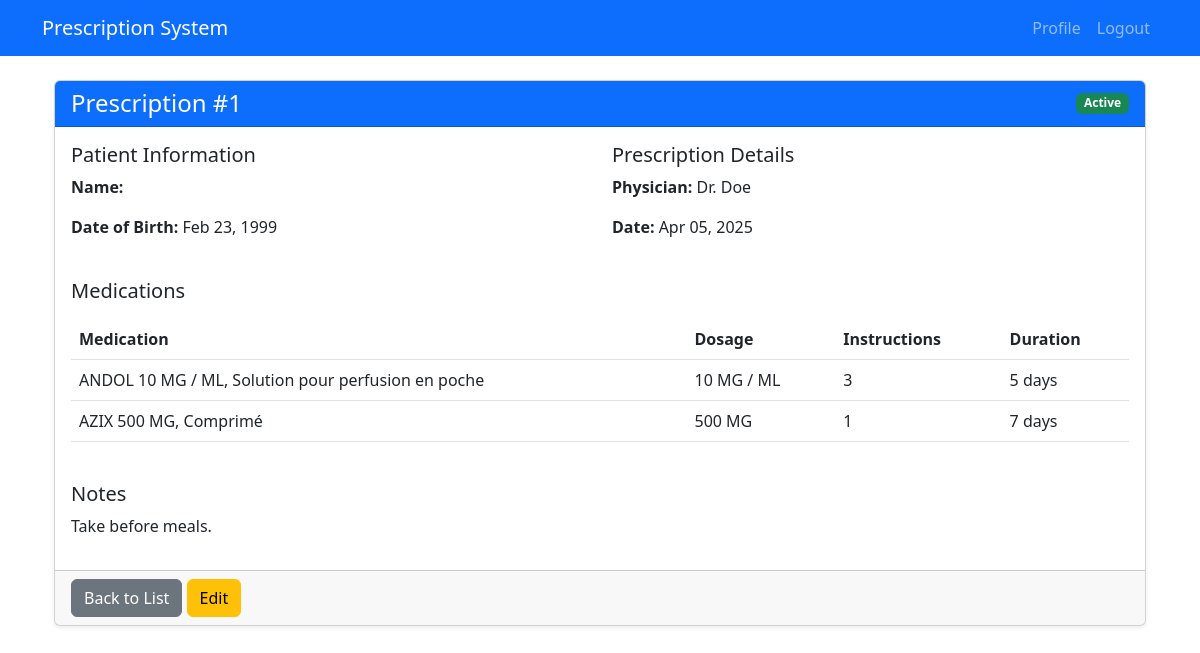
Screenshot of /prescriptions/1/ (signed in) with the database file from the repository.
### prescriptions/models.py (models this page shows, shortened)
class Prescription(models.Model):
    patient = models.ForeignKey('patients.Patient', on_delete=models.CASCADE)
    physician = models.ForeignKey('physicians.Physician', on_delete=models.CASCADE)
    date = models.DateField(auto_now_add=True)
    is_active = models.BooleanField(default=True)
    notes = models.TextField(blank=True, null=True)

class PrescriptionMedication(models.Model):
    prescription = models.ForeignKey('prescriptions.Prescription', on_delete=models.CASCADE)
    medication = models.ForeignKey('medications.Medication', on_delete=models.CASCADE)
    dosage_instruction = models.TextField()
    duration_days = models.PositiveIntegerField()
    refills = models.PositiveIntegerField(default=0)

### patients/models.py (models this page shows, shortened)
class Patient(models.Model):
    GENDER_CHOICES = [
        ('M', 'Male'),
        ('F', 'Female'),
        ('O', 'Other'),
    ]
    physicians = models.ManyToManyField(
        'physicians.Physician',
        related_name='patients'
    )
    first_name = models.CharField(max_length=150)
    last_name = models.CharField(max_length=150)
    email = models.EmailField(unique=True)
    phone = models.CharField(max_length=15, unique=True)
    birthday = models.DateField()
    gender = models.CharField(max_length=1, choices=GENDER_CHOICES)
    weight = models.IntegerField()
    created_at = models.DateTimeField(auto_now_add=True)

### physicians/models.py (models this page shows, shortened)
class Physician(AbstractUser):
    objects = PhysicianManager()
    username = None
    email = models.EmailField('email address', unique=True)
    first_name = models.CharField(max_length=150)
    last_name = models.CharField(max_length=150)
    phone = models.CharField(max_length=15)
    specialty = models.CharField(max_length=150)
    hospital = models.CharField(max_length=150)
    university = models.CharField(max_length=150)
    USERNAME_FIELD = 'email'
    REQUIRED_FIELDS = []

### medications/models.py (models this page shows, shortened)
class Medication(models.Model):
    name = models.CharField(max_length=200)
    presentation = models.CharField(max_length=100)
    dosage = models.CharField(max_length=50)
    distributor = models.CharField(max_length=100)
    composition = models.TextField(blank=True)
    family = models.CharField(max_length=100)
    status = models.CharField(max_length=50)
    atc_code = models.CharField(max_length=15)
    public_price = models.DecimalField(
        max_digits=10,
        decimal_places=2,
        null=True,
        blank=True,
        default=None
    )
    hospital_price = models.DecimalField(
        max_digits=10,
        decimal_places=2,
        null=True,
        blank=True,
        default=None
    )
    table = models.CharField(max_length=1)
    indication = models.TextField()

### prescriptions/views.py (the view)
# urls.py: path('prescriptions/<int:pk>/', PrescriptionTemplateDetailView.as_view(), name='prescription-detail'),
class PrescriptionTemplateDetailView(DetailView):
    model = Prescription
    template_name = 'prescriptions/detail.html'
    context_object_name = 'prescription'
    def get_queryset(self):
        queryset = super().get_queryset()
        user = self.request.user
        return queryset.filter(physician=user)
    def get(self, request, *args, **kwargs):
        try:
            return super().get(request, *args, **kwargs)
        except Http404:
            messages.error(request, "Prescription not found or you don't have permission to view it")
            return redirect('prescription-list')

### prescriptions/templates/prescriptions/detail.html (shortened to what this page needs)
{% extends 'base.html' %}
{% block content %}
<div class="container">
    <div class="card shadow-sm">
        <div class="card-header bg-primary text-white">
            <div class="d-flex justify-content-between align-items-center">
                <h4 class="mb-0">Prescription #{{ prescription.id }}</h4>
                <span class="badge {% if prescription.is_active %}bg-success{% else %}bg-secondary{% endif %}">
                    {% if prescription.is_active %}Active{% else %}Inactive{% endif %}
                </span>
            </div>
        </div>
        <div class="card-body">
            <div class="row mb-4">
                <div class="col-md-6">
                    <h5>Patient Information</h5>
                    <p><strong>Name:</strong> {{ prescription.patient.get_full_name }}</p>
                    <p><strong>Date of Birth:</strong> {{ prescription.patient.birthday|date:"M d, Y" }}</p>
                </div>
                <div class="col-md-6">
                    <h5>Prescription Details</h5>
                    <p><strong>Physician:</strong> Dr. {{ prescription.physician.last_name }}</p>
                    <p><strong>Date:</strong> {{ prescription.date|date:"M d, Y" }}</p>
                </div>
            </div>
            <h5 class="mb-3">Medications</h5>
            <div class="table-responsive">
                <table class="table">
                    <thead>
                        <tr>
                            <th>Medication</th>
                            <th>Dosage</th>
                            <th>Instructions</th>
                            <th>Duration</th>
                        </tr>
                    </thead>
                    <tbody>
                        {% for med in prescription.prescriptionmedication_set.all %}
                        <tr>
                            <td>{{ med.medication.name }}</td>
                            <td>{{ med.medication.dosage }}{{ med.medication.unity }}</td>
                            <td>{{ med.dosage_instruction }}</td>
                            <td>{{ med.duration_days }} days</td>
                        </tr>
                        {% endfor %}
                    </tbody>
                </table>
            </div>
            {% if prescription.notes %}
            <div class="mt-4">
                <h5>Notes</h5>
                <p>{{ prescription.notes }}</p>
            </div>
            {% endif %}
        </div>
        <div class="card-footer">
            <a href="{% url 'prescription-list' %}" class="btn btn-secondary">
                 Back to List
            </a>
            <a href="{% url 'prescription-edit' prescription.id %}" class="btn btn-warning">
                 Edit
            </a>
        </div>
    </div>
</div>
{% endblock %}

### rows the page displays
Prescription: id "1", patient.birthday "Feb 23, 1999", physician.last_name "Doe", date "Apr 05, 2025", notes "Take before meals."
PrescriptionMedication: medication.name "ANDOL 10 MG / ML, Solution pour perfusion en poche", medication.dosage "10 MG / ML", dosage_instruction "3", duration_days "5"
PrescriptionMedication: medication.name "AZIX 500 MG, Comprimé", medication.dosage "500 MG", dosage_instruction "1", duration_days "7"
